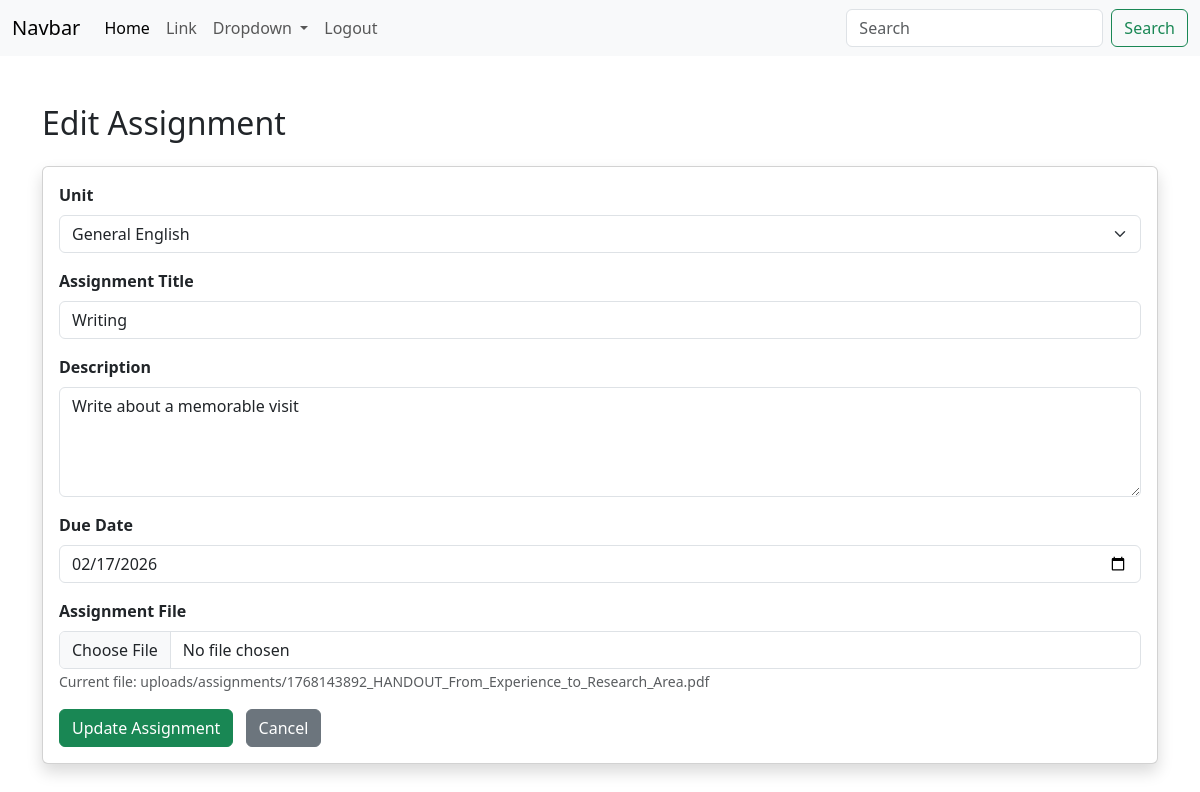
Screenshot of /edit-assignment.php?id=12 (signed in) with the database file from the repository.
### tables this page shows
CREATE TABLE `assignments` (
  `assignment_id` int NOT NULL,
  `unit_id` int NOT NULL,
  `lecturer_id` int NOT NULL,
  `title` varchar(150) NOT NULL,
  `description` text,
  `file_path` varchar(255) DEFAULT NULL,
  `due_date` date DEFAULT NULL,
  `created_at` timestamp NULL DEFAULT CURRENT_TIMESTAMP
);

### edit-assignment.php (the view, shortened to what this page needs)
<?php
require_once "includes/dbh.php";
$assignmentId = (int)$_GET['id'];
$lecturerUserId = $_SESSION["userId"];
$sqlAssignment = "
    SELECT a.*, u.unit_name, u.unit_id
    FROM assignments a
    JOIN units u ON a.unit_id = u.unit_id
    WHERE a.assignment_id = ? AND a.lecturer_id = ?
";
$stmt = mysqli_prepare($conn, $sqlAssignment);
mysqli_stmt_bind_param($stmt, "ii", $assignmentId, $lecturerUserId);
mysqli_stmt_execute($stmt);
$assignmentResult = mysqli_stmt_get_result($stmt);
$assignment = mysqli_fetch_assoc($assignmentResult);
$sqlUnits = "
    SELECT u.unit_id, u.unit_name
    FROM units u
    INNER JOIN lecturer_units lu ON u.unit_id = lu.unit_id
    WHERE lu.lecturer_id = ?
    ORDER BY u.unit_name ASC
";
$stmt = mysqli_prepare($conn, $sqlUnits);
mysqli_stmt_bind_param($stmt, "i", $lecturerUserId);
mysqli_stmt_execute($stmt);
$unitsResult = mysqli_stmt_get_result($stmt);
?>
<?php require_once "includes/header.php"; ?>
<div class="container mt-5">
    <h2 class="mb-4">Edit Assignment</h2>
    <div class="card shadow">
        <div class="card-body">
           <form action="includes/edit-assignment-inc.php" method="post" enctype="multipart/form-data">
                <div class="mb-3">
                    <label class="form-label fw-bold">Unit</label>
                    <select name="unit_id" class="form-select" required>
                        <?php while ($unit = mysqli_fetch_assoc($unitsResult)): ?>
                            <option value="<?php echo $unit['unit_id']; ?>" <?php if($unit['unit_id']==$assignment['unit_id']) echo "selected"; ?>>
                                <?php echo htmlspecialchars($unit['unit_name']); ?>
                            </option>
                        <?php endwhile; ?>
                    </select>
                </div>
                <div class="mb-3">
                    <label class="form-label fw-bold">Assignment Title</label>
                    <input type="text" name="title" class="form-control" value="<?php echo htmlspecialchars($assignment['title']); ?>" required>
                </div>
                <div class="mb-3">
                    <label class="form-label fw-bold">Description</label>
                    <textarea name="description" class="form-control" rows="4"><?php echo htmlspecialchars($assignment['description']); ?></textarea>
                </div>
                <div class="mb-3">
                    <label class="form-label fw-bold">Due Date</label>
                    <input type="date" name="due_date" class="form-control" value="<?php echo $assignment['due_date']; ?>">
                </div>
                <div class="mb-3">
                    <label class="form-label fw-bold">Assignment File</label>
                    <input type="file" name="assignment_file" class="form-control">
                    <?php if(!empty($assignment['file_path'])): ?>
                        <small class="text-muted">Current file: <?php echo htmlspecialchars($assignment['file_path']); ?></small>
                    <?php endif; ?>
                </div>
                <button type="submit" name="update_assignment" class="btn btn-success">Update Assignment</button>
                <a href="lecturer-assignments.php" class="btn btn-secondary ms-2">Cancel</a>
            </form>
        </div>
    </div>
</div>

### rows the page displays
assignments: title "Writing", description "Write about a memorable visit", due_date "02/17/2026", file_path "uploads/assignments/1768143892_HANDOUT_From_Experience_to_Research_Area.pdf"

### other values shown
form field unit_id "General English"
